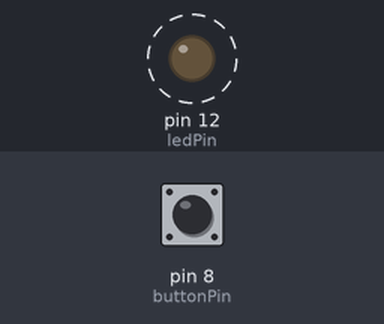
A program run on a simulated Arduino Uno, built with avr-gcc and run on an emulated ATmega328P. On the bench: output pins drawn as LEDs (lit = HIGH). Dashed ring = blinking. Inputs (shaded band) come from the test bench; at power-on: pin 8 (buttonPin) HIGH.

Above: at 1.3 s.
1.7 s: pin 8 (buttonPin) pulled LOW for 3.2 s
At 1.7 s:
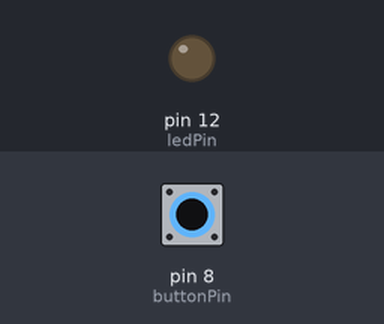
At 3.1 s:
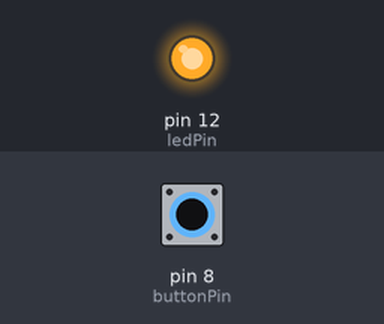
Timing chart, 0 to 12.4 s (numbered marks = the images above; inputs shaded):
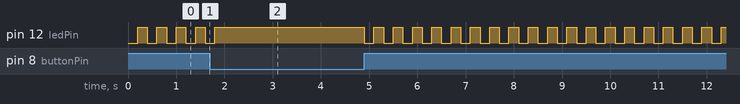

The program:

main.cpp
```cpp
#include <Arduino.h>

//Defining the delay time in milliseconds
#define DELAY_TIME 200

//Defining the input and output pins
const int ledPin = 12;
const int buttonPin = 8;

//Blink function
void Blink(const int &ledPin){
  digitalWrite(ledPin, LOW);
  delay(DELAY_TIME);
  digitalWrite(ledPin, HIGH);
  delay(DELAY_TIME);
}

// Setup sets the pin modes
void setup() {
  pinMode(ledPin, OUTPUT);
  pinMode(buttonPin, INPUT);
}

// Loop for button control
void loop() {
  //1st case: Button not pressed, LED always on.
  if(!digitalRead(buttonPin)){
    digitalWrite(ledPin, HIGH);
  }
  //2nd case: Button pressed, LED blinks.
  else{
    Blink(ledPin);
  }
}
```

Measured:
- by itself, pin 12 (ledPin): repeats every 0.40 s: LOW 0.20 s, HIGH 0.20 s
